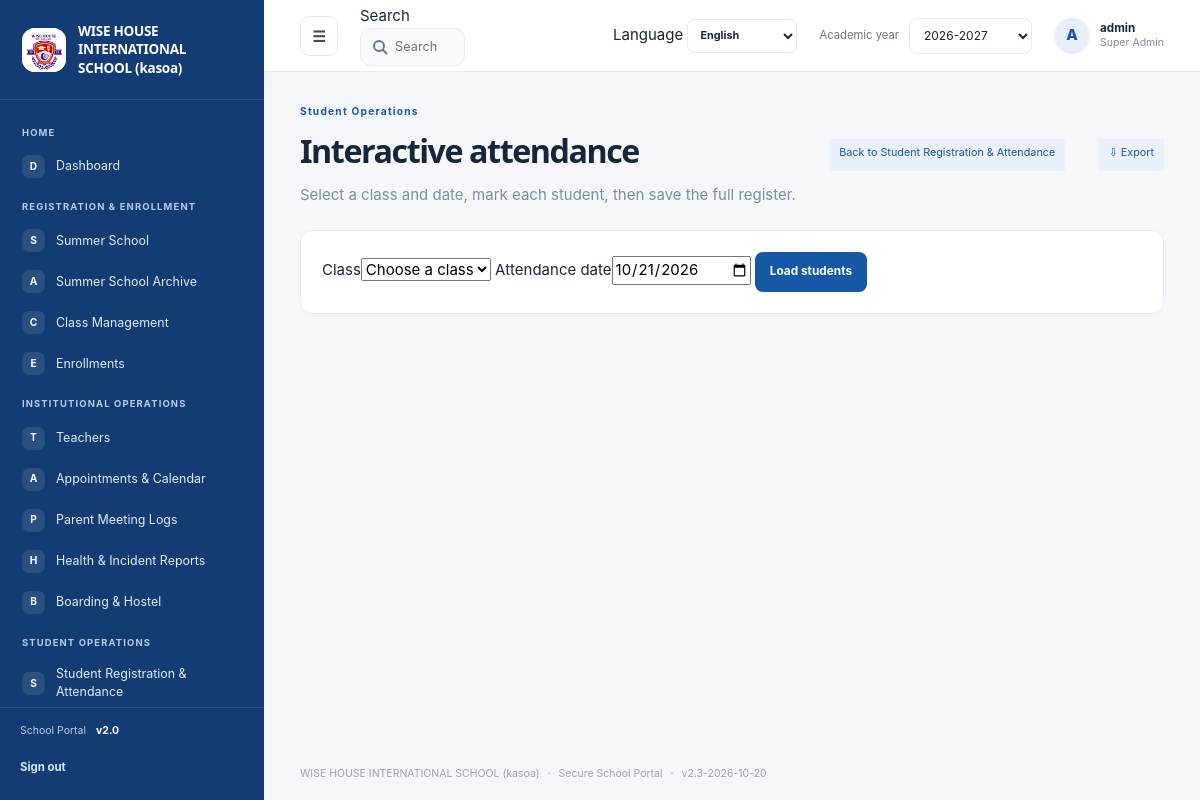
The app's page /attendance (signed in) with its own data.
### tables this page shows
CREATE TABLE settings (
    key TEXT PRIMARY KEY,
    value TEXT NOT NULL
);

CREATE TABLE navigation_items (
    id INTEGER PRIMARY KEY AUTOINCREMENT,
    category TEXT NOT NULL,
    title TEXT NOT NULL,
    icon TEXT NOT NULL DEFAULT 'circle',
    url_endpoint TEXT NOT NULL,
    route_arg TEXT NOT NULL DEFAULT '',
    is_active INTEGER NOT NULL DEFAULT 1 CHECK (is_active IN (0, 1)),
    display_order INTEGER NOT NULL DEFAULT 0
);

CREATE TABLE users (
    id INTEGER PRIMARY KEY AUTOINCREMENT,
    username TEXT NOT NULL UNIQUE,
    password_hash TEXT NOT NULL,
    role TEXT NOT NULL DEFAULT 'manager'
      CHECK (role IN (
        'super_admin', 'admin', 'manager', 'teacher', 'student', 'parent',
        'health_officer', 'boarding_master'
      )),
    email TEXT UNIQUE,
    teacher_id INTEGER REFERENCES teachers(id) ON DELETE CASCADE,
    student_id INTEGER REFERENCES students(id) ON DELETE CASCADE,
    is_active INTEGER NOT NULL DEFAULT 1 CHECK (is_active IN (0, 1))
);

### school_system/views.py (the view, shortened to what this page needs)
@bp.route("/attendance", methods=("GET", "POST"))
@roles_required(*ACADEMIC_WRITE_ROLES)
def attendance_roster():
    _require_module("attendance")
    db = get_db()
    user = _current_user()
    course_scope, course_params = _course_scope(user)
    courses = _sort_by_name(db.execute(
        "SELECT c.id,c.name,c.code FROM courses c WHERE 1=1"
        + course_scope,
        course_params,
    ).fetchall())
    course_id = _optional_int(request.values.get("course_id"))
    class_name = request.values.get("class_name", "").strip()
    attendance_date = request.values.get("attendance_date", date.today().isoformat()).strip()
    if not _valid_date(attendance_date):
        flash("Choose a valid attendance date.", "error")
        attendance_date = date.today().isoformat()
    selected_course = next((course for course in courses if course["id"] == course_id), None)
    if course_id and selected_course is None:
        abort(403 if user["role"] == "teacher" else 404)
    students = (
        _load_attendance_students(db, course_id, attendance_date)
        if selected_course else []
    )
    return render_template(
        "attendance.html",
        courses=courses,
        selected_course=selected_course,
        attendance_date=attendance_date,
        students=students,
    )

### school_system/auth.py (called while the page is built)
@bp.before_app_request
def load_logged_in_user():
    user_id = session.get("user_id")
    if user_id is None:
        session.pop("username", None)
        session.pop("role", None)
        return
    user = get_db().execute(
        "SELECT id, username, role, is_active FROM users WHERE id = ?", (user_id,)
    ).fetchone()
    if user is None or not user["is_active"]:
        session.clear()
    else:
        session["username"] = user["username"]
        session["role"] = user["role"]

def login_required(view):
    @functools.wraps(view)
    def wrapped_view(**kwargs):
        if session.get("user_id") is None:
            return redirect(url_for("auth.login"))
        return view(**kwargs)
    return wrapped_view

def roles_required(*roles):
    def decorator(view):
        @functools.wraps(view)
        @login_required
        def wrapped_view(**kwargs):
            if session.get("role") not in roles:
                abort(403)
            return view(**kwargs)
        return wrapped_view
    return decorator

### school_system/db.py (called while the page is built)
def get_db():
    if "db" not in g:
        g.db = sqlite3.connect(current_app.config["DATABASE"])
        g.db.row_factory = sqlite3.Row
        g.db.execute("PRAGMA foreign_keys = ON")
    return g.db

### school_system/views.py (called while the page is built, shortened)
def _tr_lower(text):
    return str(text).replace("İ", "i").replace("I", "ı").lower()

def _natural_key(text):
    key = []
    for part in re.split(r"(\d+)", _tr_lower(text).strip()):
        if part.isdigit():
            key.append((0, int(part), ()))
        else:
            key.append((1, 0, tuple(_TR_ORDER.get(ch, 100 + ord(ch)) for ch in part)))
    return key

def _sort_by_name(rows, field="name"):
    return sorted(rows, key=lambda row: _natural_key(row[field]))

@bp.app_template_filter("translate")
def translate(text, language="en"):
    if language == "en" or not isinstance(text, str):
        return text

def _module_states(db=None):
    db = db or get_db()
    settings = {
        row["key"]: row["value"]
        for row in db.execute(
            "SELECT key,value FROM settings WHERE key LIKE 'module_%'"
        ).fetchall()
    }
    return {
        name: settings.get("module_" + name, "1" if enabled else "0") == "1"
        for name, enabled in MODULE_DEFAULTS.items()
    }

def _require_module(name):
    if not _module_states().get(name, False):
        abort(404)

def _optional_int(value):
    try:
        return int(value) if value else None
    except (TypeError, ValueError):
        return None

### school_system/templates/attendance.html (shortened to what this page needs)
{% extends "base.html" %}
{% from "_export_menu.html" import export_menu with context %}
{% from "_attendance_roster.html" import roster_form with context %}
{% block content %}
  <section class="page-title-row">
    <div><span class="eyebrow">{{ 'Student Operations'|translate(language) }}</span><h1>{{ 'Interactive attendance'|translate(language) }}</h1>
      <p class="muted">{{ 'Select a class and date, mark each student, then save the full register.'|translate(language) }}</p></div>
    {% if session.get('role') in ('super_admin', 'manager', 'admin') %}
      <a class="button-small secondary-button" href="{{ url_for('views.student_registration', tab='attendance') }}">{{ 'Back to Student Registration & Attendance'|translate(language) }}</a>
    {% endif %}
      {{ export_menu(url_for('views.export_attendance', course_id=selected_course.id if selected_course else None, attendance_date=attendance_date if selected_course else None)) }}
  </section>
  <section class="portal-card roster-card">
    <form method="get" class="roster-filter">
      <label>{{ 'Class'|translate(language) }}<select name="class_name" class="form-control" required>
        <option value="">{{ 'Choose a class'|translate(language) }}</option>
      </select></label>
      <label>{{ 'Attendance date'|translate(language) }}<input type="date" name="attendance_date" value="{{ attendance_date }}" required></label>
      <button type="submit">{{ 'Load students'|translate(language) }}</button>
    </form>
  </section>
{% endblock %}

### school_system/templates/base.html (shortened to what this page needs)
<!doctype html>
<html lang="{{ language or 'en' }}" dir="{{ 'rtl' if language in ('ar',) else 'ltr' }}">
  <head>
    <link rel="stylesheet" href="{{ url_for('static', filename='style.css') }}">
    <link rel="stylesheet" href="{{ url_for('static', filename='portal.css') }}">
  </head>
  <body class="{% block body_class %}portal-body{% endblock %}">
    {% if session.get('user_id') and not public_page|default(false) %}
      <div class="portal-shell" id="portal-shell">
        <aside class="sidebar" id="sidebar" style="background-color: {{ site_settings.sidebar_color }};">
          <a class="school-brand" href="{{ url_for('views.dashboard') }}">
            <span class="school-logo">
              {% if brand_settings.get('logo_filename') %}
                <img src="{{ url_for('views.uploaded_logo', filename=brand_settings.get('logo_filename')) }}" alt="{{ school_name }} logo">
              {% else %}<span class="logo-mark">W</span>{% endif %}
            </span>
            <span class="school-name">{{ school_name }}</span>
          </a>
          <div class="sidebar-scroll" data-scroll-keep="sidebar" data-scroll-global>
            {% set nav_state = namespace(category=None) %}
            {% for item in nav_items %}
              {% if item.category != nav_state.category %}
                {% if not loop.first %}</section>{% endif %}
                <section class="nav-group"><p class="nav-heading">{{ item.category }}</p>
                {% set nav_state.category = item.category %}
              {% endif %}
              <a class="nav-link {% if request.endpoint == item.url_endpoint and (not item.get('resource') or request.view_args.get('resource') == item.get('resource')) %}active{% endif %}"
                href="{{ url_for(item.url_endpoint, resource=item.resource) if item.get('resource') else url_for(item.url_endpoint, module=item.module) if item.get('module') else url_for(item.url_endpoint) }}">
                <span class="nav-icon" aria-hidden="true">{{ item.icon[:1]|upper }}</span><span>{{ item.title }}</span>
              </a>
            {% endfor %}
            {% if nav_items %}</section>{% endif %}
          </div>
          <div class="sidebar-footer">
            <span class="sidebar-version">School Portal <b>v2.0</b></span>
            <form action="{{ url_for('auth.logout') }}" method="post">
              <button class="sidebar-logout" type="submit">{{ 'Sign out'|translate(language) }}</button>
            </form>
          </div>
        </aside>
        <div class="portal-main">
          <header class="topbar">
            <button class="icon-button menu-toggle" id="menu-toggle" type="button" aria-label="Toggle navigation" aria-expanded="true">☰</button>
            {% include "_global_search.html" %}
            <form class="language-select" method="post" action="{{ url_for('views.change_language') }}">
              <label for="portal-language" class="sr-only">Language</label>
              <select id="portal-language" name="language" aria-label="Language" onchange="this.form.submit()">
                {% for code, label in languages.items() %}
                  <option value="{{ code }}" {% if language == code %}selected{% endif %}>{{ label }}</option>
                {% endfor %}
              </select>
            </form>
            <form class="year-select" method="get" action="{{ url_for('views.dashboard') }}">
              <label for="academic-year">{{ 'Academic year'|translate(language) }}</label>
              <select id="academic-year" name="year" onchange="this.form.submit()">
                {% set year = request.args.get('year', academic_year) %}
                {% for option in academic_year_options %}
                  <option value="{{ option }}" {% if year == option %}selected{% endif %}>{{ option }}</option>
                {% endfor %}
              </select>
            </form>
            <a class="profile-chip" href="{{ url_for('views.profile') }}" aria-label="User profile">
              <span class="avatar">{{ session.get('username', 'U')[:1]|upper }}</span>
              <span class="profile-copy"><b>{{ session.get('username') }}</b><small>{{ role_label }}</small></span>
            </a>
          </header>
          <main class="page-content">
            {% block content %}{% endblock %}
          </main>
          <footer class="page-footer">{{ school_name }} <span>·</span> Secure School Portal <span>·</span> v{{ app_version }}</footer>
        </div>
      </div>
    {% else %}
      {% for category, message in get_flashed_messages(with_categories=true) %}
        <p class="flash {{ category }} login-flash" role="status">{{ message|translate(language) }}</p>
      {% endfor %}
      {% block public_content %}{% endblock %}
    {% endif %}
  </body>
</html>

### school_system/templates/_export_menu.html (shortened to what this page needs)
{% macro export_menu(url, label=None) %}
  <details class="export-menu">
    <summary class="button-small secondary-button">⇩ {{ (label or 'Export')|translate(language) }}</summary>
  </details>
{% endmacro %}

### school_system/templates/_global_search.html (shortened to what this page needs)
<div class="global-search" role="search">
  <label for="global-search-input" class="sr-only">{{ 'Search'|translate(language) }}</label>
  <input id="global-search-input" type="search" autocomplete="off" maxlength="60"
    placeholder="{{ 'Search students, teachers, pages…'|translate(language) }}" aria-controls="gs-panel" aria-expanded="false">
</div>

### school_system/static/style.css (style rules this page uses)
:root { color-scheme:light;--primary:#1758a6;--ink:#17263a;--muted:#7f8da1;--line:#e7ebf1;--canvas:#f5f7fb;font:15px/1.5 -apple-system,BlinkMacSystemFont,'Segoe UI',sans-serif;color:var(--ink);background:var(--canvas) }
* { box-sizing:border-box }
body { margin:0 }
a { color:inherit;text-decoration:none }
button,input,select,textarea { font:inherit }
button { cursor:pointer }
h1,h2,h3,p { margin-top:0 }
h1,h2,h3,.school-name,.metric-card strong { font-family:system-ui,-apple-system,BlinkMacSystemFont,'Segoe UI',sans-serif }
h1 { margin-bottom:8px;font-size:clamp(1.65rem,3vw,2.15rem);letter-spacing:-.045em }
.muted { margin-bottom:0;color:var(--muted) }
.eyebrow { display:block;margin-bottom:8px;color:var(--primary);font-size:.68rem;font-weight:700;letter-spacing:.12em }
.portal-shell { display:flex;min-height:100vh }
.sidebar { position:fixed;z-index:10;inset:0 auto 0 0;display:flex;width:264px;flex-direction:column;background:var(--sidebar-bg,#123c73);color:#fff;transition:width .22s ease,transform .22s ease }
.school-brand { display:flex;min-height:100px;align-items:center;gap:12px;padding:20px 22px;border-bottom:1px solid #ffffff1c }
.school-logo { display:grid;width:44px;height:44px;flex:0 0 44px;place-items:center;overflow:hidden;border-radius:13px;background:#fff }
.school-logo img { width:100%;height:100%;object-fit:contain }
.school-name { max-width:160px;font-size:.9rem;font-weight:800;line-height:1.35;letter-spacing:-.02em }
.sidebar-scroll { flex:1;overflow-y:auto;padding:12px 12px 18px }
.nav-group { margin-bottom:14px }
.nav-heading { margin:14px 10px 7px;color:#b4cee9;font-size:.63rem;font-weight:700;letter-spacing:.12em;text-transform:uppercase }
.nav-link { display:flex;min-height:39px;align-items:center;gap:11px;margin:2px 0;padding:8px 10px;border-radius:8px;color:#e1ecf8;font-size:.83rem;transition:background .15s,color .15s }
.nav-icon { display:grid;width:23px;height:23px;flex:0 0 23px;place-items:center;border-radius:7px;background:#ffffff1a;color:#fff;font-size:.68rem;font-weight:700 }
.sidebar-footer { padding:15px 20px;border-top:1px solid #ffffff1c;color:#b9cce2;font-size:.7rem }
.sidebar-version b { margin-left:7px;color:#fff }
.sidebar-logout { width:100%;min-height:34px;justify-content:flex-start;margin-top:12px;padding:6px 0;background:transparent;color:#dce9f7;font-size:.76rem }
.portal-main { display:flex;min-width:0;min-height:100vh;flex:1;flex-direction:column;margin-left:264px;transition:margin-left .22s ease }
.topbar { position:sticky;z-index:5;top:0;display:flex;height:72px;align-items:center;gap:22px;padding:0 clamp(20px,3vw,44px);border-bottom:1px solid var(--line);background:#fff }
.icon-button { display:grid;width:38px;height:38px;place-items:center;border:1px solid var(--line);border-radius:9px;background:#fff;color:#384c62;font-size:1rem }
.year-select { display:flex;align-items:center;gap:10px;color:#66768a;font-size:.75rem }
.year-select select { min-height:36px;padding:5px 26px 5px 10px;border:1px solid var(--line);border-radius:8px;background:#fff;color:var(--ink);font-size:.8rem }
.profile-chip { display:flex;align-items:center;gap:10px }
.avatar { display:grid;width:36px;height:36px;flex:0 0 36px;place-items:center;border-radius:50%;background:#e8effb;color:var(--primary);font-weight:800 }
.profile-copy { display:grid;font-size:.78rem;line-height:1.35 }
.profile-copy small { color:var(--muted);font-size:.7rem }
.page-content { width:min(1520px,100%);flex:1;margin:0 auto;padding:32px clamp(20px,3vw,44px) 40px }
.page-footer { padding:0 clamp(20px,3vw,44px) 18px;color:#9aa5b3;font-size:.7rem }
.page-footer span { padding:0 5px }
.welcome-row,.page-title-row { display:flex;align-items:flex-end;justify-content:space-between;gap:20px;margin-bottom:24px }
.portal-card { min-width:0;padding:21px;border:1px solid var(--line);border-radius:12px;background:#fff;box-shadow:0 2px 5px #23364b05 }
.page-title-row { align-items:center }
button,.primary-button { display:inline-flex;min-height:40px;align-items:center;justify-content:center;gap:8px;padding:9px 15px;border:0;border-radius:8px;background:var(--primary);color:#fff;font-size:.79rem;font-weight:700 }
.button-small { min-height:30px;padding:6px 9px;font-size:.68rem }
.secondary-button { background:#edf2f8;color:#455a72 }

### school_system/templates/_export_menu.html (style rules this page uses)
.export-menu { position:relative;display:inline-block }
.export-menu summary { list-style:none;cursor:pointer }

### records on screen
settings: value (picture)
settings: value "WISE HOUSE INTERNATIONAL SCHOOL (kasoa)"
navigation_items: category "HOME", icon "D", title "Dashboard"
navigation_items: category "REGISTRATION & ENROLLMENT", icon "S", title "Summer School"
navigation_items: icon "A", title "Summer School Archive"
navigation_items: icon "C", title "Class Management"
navigation_items: icon "E", title "Enrollments"
navigation_items: category "INSTITUTIONAL OPERATIONS", icon "T", title "Teachers"
navigation_items: icon "A", title "Appointments & Calendar"
navigation_items: icon "P", title "Parent Meeting Logs"
navigation_items: icon "H", title "Health & Incident Reports"
navigation_items: icon "B", title "Boarding & Hostel"
navigation_items: category "STUDENT OPERATIONS", icon "S", title "Student Registration & Attendance"
settings: value "Sign out", value "Search", value "Search students, teachers, pages…", language "English", value "Academic year", value "Student Operations", value "Interactive attendance", value "Select a class and date, mark each student, then save the full register.", value "Back to Student Registration & Attendance", value "Export", value "Class", class_name "Choose a class", value "Attendance date", value "Load students"
settings: year "2026-2027"
users: username "A", get "admin"

### other values on screen
{{ role_label }} "Super Admin"
{{ app_version }} "2.3-2026-10-20"
